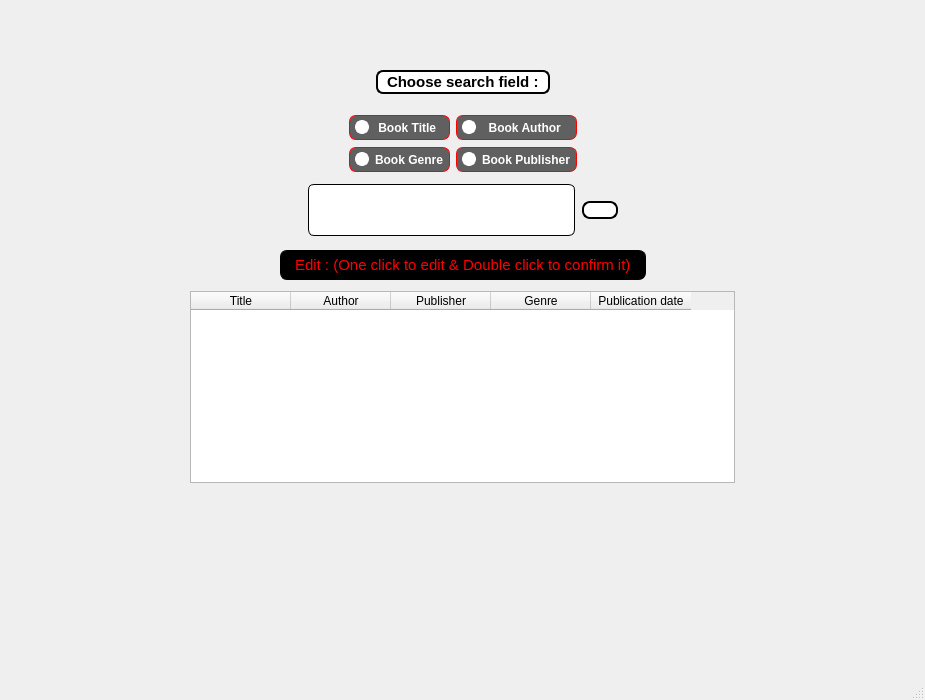
<?xml version="1.0" encoding="UTF-8"?>
<ui version="4.0">
 <class>edit</class>
 <widget class="QMainWindow" name="edit">
  <property name="geometry">
   <rect>
    <x>0</x>
    <y>0</y>
    <width>925</width>
    <height>700</height>
   </rect>
  </property>
  <property name="windowTitle">
   <string>MainWindow</string>
  </property>
  <property name="styleSheet">
   <string notr="true">#centralwidget
{
	border-image: url(:/img/C:/Users/DELTAcomputer/Desktop/lib1.jpg);
}

QRadioButton {
    color: white;
}

QRadioButton::indicator {
    width: 10px;
    height: 10px;
    border-radius: 7px;
}

QRadioButton::indicator:checked {
    background-color: red;
    border: 2px solid white;
}

QRadioButton::indicator:unchecked {
    background-color:  white;
    border: 2px solid white;
}</string>
  </property>
  <widget class="QWidget" name="centralwidget">
   <layout class="QVBoxLayout" name="verticalLayout_2">
    <item>
     <layout class="QHBoxLayout" name="horizontalLayout">
      <property name="leftMargin">
       <number>20</number>
      </property>
      <property name="topMargin">
       <number>10</number>
      </property>
      <property name="rightMargin">
       <number>20</number>
      </property>
      <property name="bottomMargin">
       <number>5</number>
      </property>
      <item>
       <widget class="QPushButton" name="BackBtn">
        <property name="cursor">
         <cursorShape>PointingHandCursor</cursorShape>
        </property>
        <property name="toolTip">
         <string>Back</string>
        </property>
        <property name="toolTipDuration">
         <number>-3</number>
        </property>
        <property name="styleSheet">
         <string notr="true">#BackBtn
{
border : 10px;
}
</string>
        </property>
        <property name="text">
         <string/>
        </property>
        <property name="icon">
         <iconset>
          <normaloff>C:/Users/DELTAcomputer/Desktop/icons/329353.png</normaloff>C:/Users/DELTAcomputer/Desktop/icons/329353.png</iconset>
        </property>
        <property name="iconSize">
         <size>
          <width>55</width>
          <height>55</height>
         </size>
        </property>
       </widget>
      </item>
      <item>
       <spacer name="horizontalSpacer">
        <property name="orientation">
         <enum>Qt::Horizontal</enum>
        </property>
        <property name="sizeHint" stdset="0">
         <size>
          <width>40</width>
          <height>20</height>
         </size>
        </property>
       </spacer>
      </item>
     </layout>
    </item>
    <item>
     <layout class="QVBoxLayout" name="verticalLayout">
      <property name="leftMargin">
       <number>10</number>
      </property>
      <property name="topMargin">
       <number>10</number>
      </property>
      <property name="rightMargin">
       <number>10</number>
      </property>
      <property name="bottomMargin">
       <number>7</number>
      </property>
      <item>
       <layout class="QHBoxLayout" name="horizontalLayout_3">
        <property name="leftMargin">
         <number>10</number>
        </property>
        <property name="topMargin">
         <number>10</number>
        </property>
        <property name="rightMargin">
         <number>10</number>
        </property>
        <property name="bottomMargin">
         <number>10</number>
        </property>
        <item>
         <spacer name="horizontalSpacer_6">
          <property name="orientation">
           <enum>Qt::Horizontal</enum>
          </property>
          <property name="sizeHint" stdset="0">
           <size>
            <width>40</width>
            <height>20</height>
           </size>
          </property>
         </spacer>
        </item>
        <item>
         <widget class="QLabel" name="SearchLabel">
          <property name="font">
           <font>
            <pointsize>11</pointsize>
            <weight>75</weight>
            <bold>true</bold>
           </font>
          </property>
          <property name="styleSheet">
           <string notr="true">#SearchLabel
{
color : blacj;
padding : 1px 5px;
background-color : rgba(255, 255, 255,1.0);
border : 2px solid black;
border-radius : 7px;
}</string>
          </property>
          <property name="text">
           <string>Choose search field :</string>
          </property>
         </widget>
        </item>
        <item>
         <spacer name="horizontalSpacer_7">
          <property name="orientation">
           <enum>Qt::Horizontal</enum>
          </property>
          <property name="sizeHint" stdset="0">
           <size>
            <width>40</width>
            <height>20</height>
           </size>
          </property>
         </spacer>
        </item>
       </layout>
      </item>
      <item>
       <layout class="QGridLayout" name="gridLayout">
        <property name="sizeConstraint">
         <enum>QLayout::SetDefaultConstraint</enum>
        </property>
        <property name="leftMargin">
         <number>20</number>
        </property>
        <property name="topMargin">
         <number>5</number>
        </property>
        <property name="rightMargin">
         <number>20</number>
        </property>
        <property name="bottomMargin">
         <number>5</number>
        </property>
        <property name="verticalSpacing">
         <number>7</number>
        </property>
        <item row="1" column="1">
         <widget class="QRadioButton" name="GenreRadio">
          <property name="font">
           <font>
            <pointsize>9</pointsize>
            <weight>75</weight>
            <bold>true</bold>
           </font>
          </property>
          <property name="cursor">
           <cursorShape>PointingHandCursor</cursorShape>
          </property>
          <property name="styleSheet">
           <string notr="true">#GenreRadio
{
color : white;
padding : 4px 5px;
background-color : rgba(0, 0, 0,0.6);
border : 1px solid red;
border-radius : 7px;
}</string>
          </property>
          <property name="text">
           <string>Book Genre</string>
          </property>
         </widget>
        </item>
        <item row="0" column="2">
         <widget class="QRadioButton" name="AuthorRadio">
          <property name="font">
           <font>
            <pointsize>9</pointsize>
            <weight>75</weight>
            <bold>true</bold>
           </font>
          </property>
          <property name="cursor">
           <cursorShape>PointingHandCursor</cursorShape>
          </property>
          <property name="styleSheet">
           <string notr="true">#AuthorRadio
{
color : white;
padding : 4px 5px;
background-color : rgba(0, 0, 0,0.6);
border : 1px solid red;
border-radius : 7px;
}</string>
          </property>
          <property name="text">
           <string>  Book Author</string>
          </property>
         </widget>
        </item>
        <item row="0" column="0">
         <spacer name="horizontalSpacer_4">
          <property name="orientation">
           <enum>Qt::Horizontal</enum>
          </property>
          <property name="sizeHint" stdset="0">
           <size>
            <width>40</width>
            <height>20</height>
           </size>
          </property>
         </spacer>
        </item>
        <item row="0" column="1">
         <widget class="QRadioButton" name="TitleRadio">
          <property name="font">
           <font>
            <pointsize>9</pointsize>
            <weight>75</weight>
            <bold>true</bold>
           </font>
          </property>
          <property name="cursor">
           <cursorShape>PointingHandCursor</cursorShape>
          </property>
          <property name="styleSheet">
           <string notr="true">#TitleRadio
{
color : white;
padding : 4px 5px;
background-color : rgba(0, 0, 0,0.6);
border : 1px solid red;
border-radius : 7px;
}</string>
          </property>
          <property name="text">
           <string> Book Title  </string>
          </property>
         </widget>
        </item>
        <item row="1" column="2">
         <widget class="QRadioButton" name="PublisherRadio">
          <property name="font">
           <font>
            <pointsize>9</pointsize>
            <weight>75</weight>
            <bold>true</bold>
           </font>
          </property>
          <property name="cursor">
           <cursorShape>PointingHandCursor</cursorShape>
          </property>
          <property name="styleSheet">
           <string notr="true">#PublisherRadio
{
color : white;
padding : 4px 5px;
background-color : rgba(0, 0, 0,0.6);
border : 1px solid red;
border-radius : 7px;
}</string>
          </property>
          <property name="text">
           <string>Book Publisher</string>
          </property>
         </widget>
        </item>
        <item row="0" column="3">
         <spacer name="horizontalSpacer_5">
          <property name="orientation">
           <enum>Qt::Horizontal</enum>
          </property>
          <property name="sizeHint" stdset="0">
           <size>
            <width>40</width>
            <height>20</height>
           </size>
          </property>
         </spacer>
        </item>
       </layout>
      </item>
      <item>
       <layout class="QHBoxLayout" name="horizontalLayout_2">
        <property name="leftMargin">
         <number>20</number>
        </property>
        <property name="topMargin">
         <number>0</number>
        </property>
        <property name="rightMargin">
         <number>20</number>
        </property>
        <property name="bottomMargin">
         <number>0</number>
        </property>
        <item>
         <spacer name="horizontalSpacer_3">
          <property name="orientation">
           <enum>Qt::Horizontal</enum>
          </property>
          <property name="sizeHint" stdset="0">
           <size>
            <width>40</width>
            <height>20</height>
           </size>
          </property>
         </spacer>
        </item>
        <item>
         <widget class="QLineEdit" name="SearchLine">
          <property name="font">
           <font>
            <family>inherit</family>
            <pointsize>-1</pointsize>
            <weight>50</weight>
            <italic>false</italic>
            <bold>false</bold>
           </font>
          </property>
          <property name="styleSheet">
           <string notr="true">#SearchLine
{
border: 1px solid;
border-radius: 6px;
background-repeat: no-repeat;
background-position: right 8px center;
padding: 14px 20px;
font-size: 14px;
line-height: 20px;
color : rgb(36, 41, 46);
vertical-align: middle;
background-color: rgb(255, 255, 255);
font-family: inherit;
font: inherit;
margin: 1px 1px;
width: 100%;
}</string>
          </property>
         </widget>
        </item>
        <item>
         <widget class="QPushButton" name="Btn">
          <property name="sizePolicy">
           <sizepolicy hsizetype="Minimum" vsizetype="Fixed">
            <horstretch>0</horstretch>
            <verstretch>0</verstretch>
           </sizepolicy>
          </property>
          <property name="cursor">
           <cursorShape>PointingHandCursor</cursorShape>
          </property>
          <property name="styleSheet">
           <string notr="true">#Btn
{
color: rgb(255, 255, 255);
background-color: white;
    line-height: 20px;
    border: 2px solid black;
    border-radius: 8px;
font: inherit;
}

#Btn:hover
{
ba0ckground-color: rgb(145, 22, 26);
}</string>
          </property>
          <property name="text">
           <string/>
          </property>
          <property name="icon">
           <iconset>
            <normaloff>C:/Users/DELTAcomputer/Desktop/icons/IMG_0149.PNG</normaloff>C:/Users/DELTAcomputer/Desktop/icons/IMG_0149.PNG</iconset>
          </property>
          <property name="iconSize">
           <size>
            <width>46</width>
            <height>46</height>
           </size>
          </property>
         </widget>
        </item>
        <item>
         <spacer name="horizontalSpacer_2">
          <property name="orientation">
           <enum>Qt::Horizontal</enum>
          </property>
          <property name="sizeHint" stdset="0">
           <size>
            <width>40</width>
            <height>20</height>
           </size>
          </property>
         </spacer>
        </item>
       </layout>
      </item>
     </layout>
    </item>
    <item>
     <layout class="QHBoxLayout" name="horizontalLayout_6">
      <property name="leftMargin">
       <number>20</number>
      </property>
      <property name="topMargin">
       <number>0</number>
      </property>
      <property name="rightMargin">
       <number>20</number>
      </property>
      <property name="bottomMargin">
       <number>0</number>
      </property>
      <item>
       <spacer name="horizontalSpacer_10">
        <property name="orientation">
         <enum>Qt::Horizontal</enum>
        </property>
        <property name="sizeHint" stdset="0">
         <size>
          <width>40</width>
          <height>20</height>
         </size>
        </property>
       </spacer>
      </item>
      <item>
       <spacer name="horizontalSpacer_15">
        <property name="orientation">
         <enum>Qt::Horizontal</enum>
        </property>
        <property name="sizeHint" stdset="0">
         <size>
          <width>40</width>
          <height>20</height>
         </size>
        </property>
       </spacer>
      </item>
      <item>
       <spacer name="horizontalSpacer_14">
        <property name="orientation">
         <enum>Qt::Horizontal</enum>
        </property>
        <property name="sizeHint" stdset="0">
         <size>
          <width>40</width>
          <height>20</height>
         </size>
        </property>
       </spacer>
      </item>
      <item>
       <widget class="QLabel" name="RemoveLabel">
        <property name="font">
         <font>
          <pointsize>-1</pointsize>
         </font>
        </property>
        <property name="styleSheet">
         <string notr="true">#RemoveLabel
{
font-size: 15px;
    letter-spacing: -.00px;
color : red;
border : 1.25px solid black;
border-radius : 7px;
background-color :black;
    padding: 5px 10px;

}</string>
        </property>
        <property name="text">
         <string>Edit : (One click to edit &amp; Double click to confirm it)</string>
        </property>
       </widget>
      </item>
      <item>
       <spacer name="horizontalSpacer_13">
        <property name="orientation">
         <enum>Qt::Horizontal</enum>
        </property>
        <property name="sizeHint" stdset="0">
         <size>
          <width>40</width>
          <height>20</height>
         </size>
        </property>
       </spacer>
      </item>
      <item>
       <spacer name="horizontalSpacer_12">
        <property name="orientation">
         <enum>Qt::Horizontal</enum>
        </property>
        <property name="sizeHint" stdset="0">
         <size>
          <width>40</width>
          <height>20</height>
         </size>
        </property>
       </spacer>
      </item>
      <item>
       <spacer name="horizontalSpacer_11">
        <property name="orientation">
         <enum>Qt::Horizontal</enum>
        </property>
        <property name="sizeHint" stdset="0">
         <size>
          <width>40</width>
          <height>20</height>
         </size>
        </property>
       </spacer>
      </item>
     </layout>
    </item>
    <item>
     <layout class="QVBoxLayout" name="verticalLayout_3">
      <property name="leftMargin">
       <number>20</number>
      </property>
      <property name="topMargin">
       <number>0</number>
      </property>
      <property name="rightMargin">
       <number>20</number>
      </property>
      <property name="bottomMargin">
       <number>20</number>
      </property>
      <item>
       <layout class="QHBoxLayout" name="horizontalLayout_5">
        <property name="leftMargin">
         <number>20</number>
        </property>
        <property name="topMargin">
         <number>5</number>
        </property>
        <property name="rightMargin">
         <number>20</number>
        </property>
        <property name="bottomMargin">
         <number>20</number>
        </property>
        <item>
         <spacer name="horizontalSpacer_9">
          <property name="orientation">
           <enum>Qt::Horizontal</enum>
          </property>
          <property name="sizeType">
           <enum>QSizePolicy::Fixed</enum>
          </property>
          <property name="sizeHint" stdset="0">
           <size>
            <width>127</width>
            <height>20</height>
           </size>
          </property>
         </spacer>
        </item>
        <item>
         <layout class="QHBoxLayout" name="horizontalLayout_4">
          <property name="leftMargin">
           <number>14</number>
          </property>
          <property name="topMargin">
           <number>0</number>
          </property>
          <property name="rightMargin">
           <number>14</number>
          </property>
          <property name="bottomMargin">
           <number>10</number>
          </property>
          <item>
           <widget class="QTableWidget" name="BookTable">
            <property name="font">
             <font>
              <weight>50</weight>
              <bold>false</bold>
             </font>
            </property>
            <property name="autoFillBackground">
             <bool>false</bool>
            </property>
            <property name="frameShape">
             <enum>QFrame::StyledPanel</enum>
            </property>
            <property name="frameShadow">
             <enum>QFrame::Plain</enum>
            </property>
            <property name="lineWidth">
             <number>1</number>
            </property>
            <property name="midLineWidth">
             <number>1</number>
            </property>
            <property name="horizontalScrollBarPolicy">
             <enum>Qt::ScrollBarAsNeeded</enum>
            </property>
            <property name="sizeAdjustPolicy">
             <enum>QAbstractScrollArea::AdjustIgnored</enum>
            </property>
            <property name="autoScrollMargin">
             <number>25</number>
            </property>
            <property name="editTriggers">
             <set>QAbstractItemView::AnyKeyPressed</set>
            </property>
            <property name="tabKeyNavigation">
             <bool>false</bool>
            </property>
            <property name="showDropIndicator" stdset="0">
             <bool>false</bool>
            </property>
            <property name="dragDropOverwriteMode">
             <bool>false</bool>
            </property>
            <property name="alternatingRowColors">
             <bool>true</bool>
            </property>
            <property name="selectionMode">
             <enum>QAbstractItemView::NoSelection</enum>
            </property>
            <property name="textElideMode">
             <enum>Qt::ElideNone</enum>
            </property>
            <property name="verticalScrollMode">
             <enum>QAbstractItemView::ScrollPerPixel</enum>
            </property>
            <property name="sortingEnabled">
             <bool>true</bool>
            </property>
            <property name="wordWrap">
             <bool>false</bool>
            </property>
            <property name="cornerButtonEnabled">
             <bool>false</bool>
            </property>
            <attribute name="horizontalHeaderStretchLastSection">
             <bool>false</bool>
            </attribute>
            <attribute name="verticalHeaderVisible">
             <bool>false</bool>
            </attribute>
            <attribute name="verticalHeaderStretchLastSection">
             <bool>false</bool>
            </attribute>
            <column>
             <property name="text">
              <string>Title</string>
             </property>
            </column>
            <column>
             <property name="text">
              <string>Author</string>
             </property>
            </column>
            <column>
             <property name="text">
              <string>Publisher</string>
             </property>
            </column>
            <column>
             <property name="text">
              <string>Genre</string>
             </property>
            </column>
            <column>
             <property name="text">
              <string>Publication date</string>
             </property>
            </column>
           </widget>
          </item>
         </layout>
        </item>
        <item>
         <spacer name="horizontalSpacer_8">
          <property name="orientation">
           <enum>Qt::Horizontal</enum>
          </property>
          <property name="sizeType">
           <enum>QSizePolicy::Minimum</enum>
          </property>
          <property name="sizeHint" stdset="0">
           <size>
            <width>127</width>
            <height>20</height>
           </size>
          </property>
         </spacer>
        </item>
       </layout>
      </item>
      <item>
       <spacer name="verticalSpacer">
        <property name="orientation">
         <enum>Qt::Vertical</enum>
        </property>
        <property name="sizeHint" stdset="0">
         <size>
          <width>20</width>
          <height>40</height>
         </size>
        </property>
       </spacer>
      </item>
     </layout>
    </item>
   </layout>
  </widget>
  <widget class="QMenuBar" name="menubar">
   <property name="geometry">
    <rect>
     <x>0</x>
     <y>0</y>
     <width>925</width>
     <height>26</height>
    </rect>
   </property>
  </widget>
  <widget class="QStatusBar" name="statusbar"/>
 </widget>
 <resources/>
 <connections/>
</ui>
